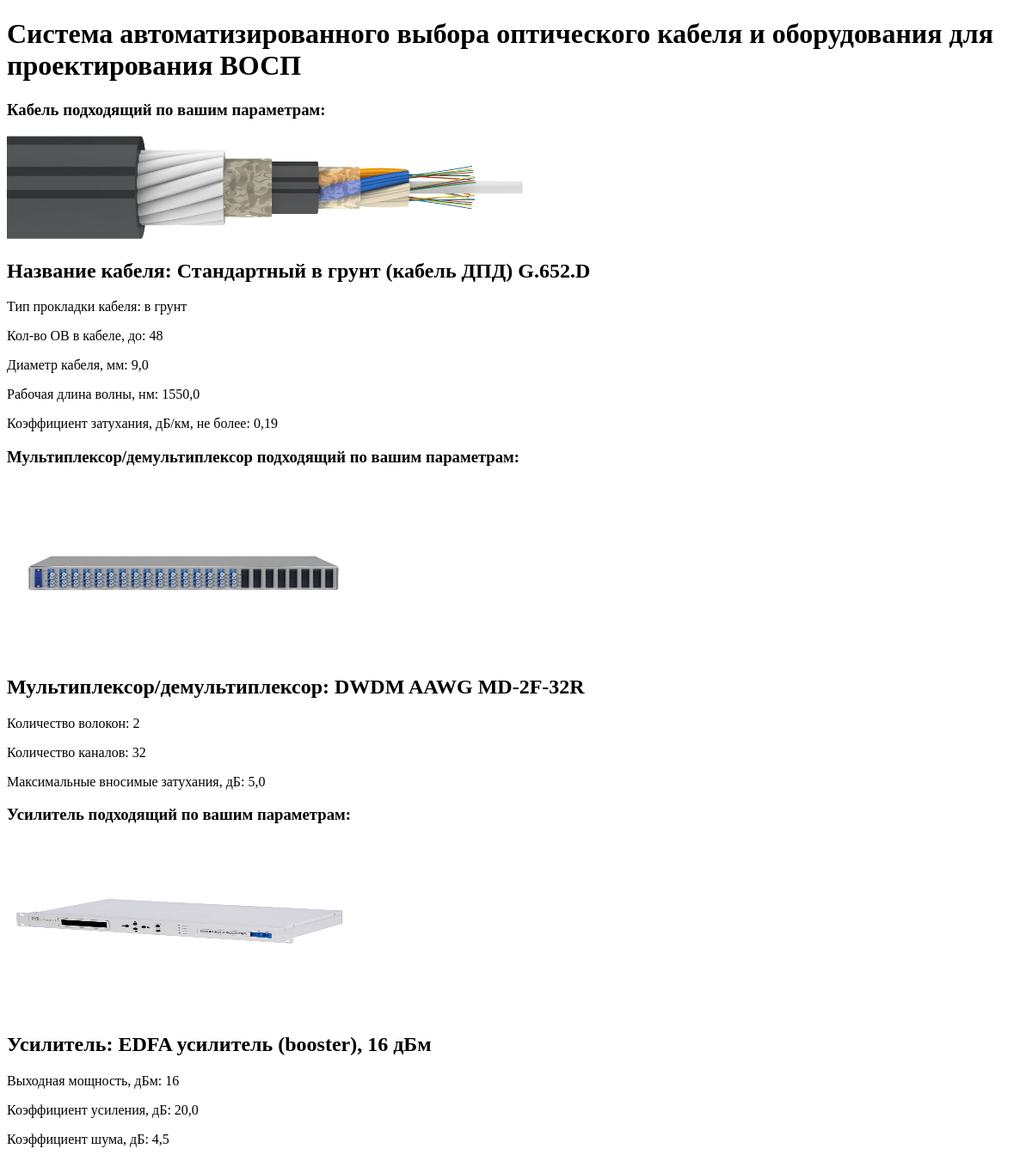
The page /result on the database its author committed.
### main/models.py (models this page shows, shortened)
class FiberData(models.Model):
    name_fibers = models.CharField('Название кабеля', max_length=255)
    type_fibers = models.CharField('Тип прокладки кабеля', max_length=255, choices=fibers)
    count_fibers = models.IntegerField('Кол-во ОВ в кабеле, до')
    fading = models.FloatField('Диаметр сердцевины, мкм')
    dispersion = models.FloatField('Рабочая длина волны, нм')
    diameter = models.FloatField('Коэффициент затухания, дБ/км, не более')
    class Meta:
        verbose_name = 'Кабель'
        verbose_name_plural = 'Кабели'

class DataMux(models.Model):
    name = models.CharField('Название устройства', max_length=255)
    count_fibers = models.IntegerField('Количество волокон')
    count_canals = models.IntegerField('Количество каналов')
    max_decay = models.FloatField('Максимальные вносимые затухания, дБ')
    class Meta:
        verbose_name = 'мультиплексор'
        verbose_name_plural = 'мультиплексоры'

class PowerData(models.Model):
    name_power = models.CharField('Название устройства', max_length=255)
    output_power = models.IntegerField('Выходная мощность, дБм')
    gain_factor = models.FloatField('Коэффициент усиления, дБ')
    noise_factor = models.FloatField('Коэффициент шума, дБ')
    class Meta:
        verbose_name = 'усилитель'
        verbose_name_plural = 'усилители'

### main/views.py (the view)
# urls.py: path('result', views.result),
def result(request):
    fiber_data = FiberData.objects.all()
    fiber_verbose = {}
    for i in fiber_data:
        if i.name_fibers not in fiber_verbose:
            fiber_verbose[i.name_fibers] = []
            fiber_verbose[i.name_fibers].append(i.type_fibers)
            fiber_verbose[i.name_fibers].append(i.count_fibers)
            fiber_verbose[i.name_fibers].append(i.fading)
            fiber_verbose[i.name_fibers].append(i.dispersion)
            fiber_verbose[i.name_fibers].append(i.diameter)
    input_fiber = InputData.objects.order_by("-id")[:1]
    list_fiber = []
    for i in input_fiber:
        list_fiber.append(i.type_fibers)
        list_fiber.append(i.count_fibers)
        list_fiber.append(i.fading)
        list_fiber.append(i.dispersion)
        list_fiber.append(i.diameter)
    step_1 = {}
    for i in fiber_verbose:
        if fiber_verbose[i] == list_fiber:
            step_1[i] = fiber_verbose[i]
            name_1 = i
    mux_data = DataMux.objects.all()
    mux_verbose = {}
    for i in mux_data:
        if i.name not in mux_verbose:
            mux_verbose[i.name] = []
            mux_verbose[i.name].append(i.count_fibers)
            mux_verbose[i.name].append(i.count_canals)
            mux_verbose[i.name].append(i.max_decay)
    input_mux = InputDataMux.objects.order_by("-id")[:1]
    list_mux = []
    for i in input_mux:
        list_mux.append(i.count_fibers)
        list_mux.append(i.count_canals)
        list_mux.append(i.max_decay)
    step_2 = {}
    for i in mux_verbose:
        if mux_verbose[i] == list_mux:
            step_2[i] = mux_verbose[i]
            name_2 = i
    power_data = PowerData.objects.all()
    power_verbose = {}
    for i in power_data:
        if i.name_power not in power_verbose:
            power_verbose[i.name_power] = []
            power_verbose[i.name_power].append(i.output_power)
            power_verbose[i.name_power].append(i.gain_factor)
            power_verbose[i.name_power].append(i.noise_factor)
    input_power = InputDataPower.objects.order_by("-id")[:1]
    list_power = []
    for i in input_power:
        list_power.append(i.output_power)
        list_power.append(i.gain_factor)
        list_power.append(i.noise_factor)
    step_3 = {}
    for i in power_verbose:
        if power_verbose[i] == list_power:
            step_3[i] = power_verbose[i]
            name_3 = i
    varr = {
        "step_1": step_1,
        "name_1": name_1,
        "step_2": step_2,
        "name_2": name_2,
        "step_3": step_3,
        "name_3": name_3
    }
    return render(request, 'main/result.html', varr)

### main/templates/main/result.html
{% extends 'main/all.html' %}
{% load static %}
{% block body %}
    <h1>Система автоматизированного выбора оптического кабеля и оборудования для проектирования ВОСП</h1>
    <h3>Кабель подходящий по вашим параметрам: </h3>
    <img src="{% static 'main/img/'%}{{name_1}}.png" alt="Фото1" width="600" height="120"><br>
    {% for key, value in step_1.items %}
        <h2>Название кабеля: {{ key }}</h2>
        {% with value.0 as u %}
            <p>Тип прокладки кабеля: {{ u }}</p>
        {% endwith %}
        {% with value.1 as u %}
            <p>Кол-во ОВ в кабеле, до: {{ u }}</p>
        {% endwith %}
        {% with value.2 as u %}
            <p>Диаметр кабеля, мм: {{ u }}</p>
        {% endwith %}
        {% with value.3 as u %}
            <p>Рабочая длина волны, нм: {{ u }}</p>
        {% endwith %}
        {% with value.4 as u %}
            <p>Коэффициент затухания, дБ/км, не более: {{ u }}</p>
        {% endwith %}
    {% endfor %}
    <h3>Мультиплексор/демультиплексор подходящий по вашим параметрам: </h3>
    <img src="{% static 'main/img/'%}{{name_2}}.jpg" alt="Фото2" width="400" height="200"><br>
    {% for key, value in step_2.items %}
        <h2>Мультиплексор/демультиплексор: {{ key }}</h2>
        {% with value.0 as u %}
            <p>Количество волокон: {{ u }}</p>
        {% endwith %}
        {% with value.1 as u %}
            <p>Количество каналов: {{ u }}</p>
        {% endwith %}
        {% with value.2 as u %}
            <p>Максимальные вносимые затухания, дБ: {{ u }}</p>
        {% endwith %}
    {% endfor %}
    <h3>Усилитель подходящий по вашим параметрам: </h3>
    <img src="{% static 'main/img/'%}{{name_3}}.jpg" alt="Фото3" width="400" height="200"><br>
    {% for key, value in step_3.items %}
        <h2>Усилитель: {{ key }}</h2>
        {% with value.0 as u %}
            <p>Выходная мощность, дБм: {{ u }}</p>
        {% endwith %}
        {% with value.1 as u %}
            <p>Коэффициент усиления, дБ: {{ u }}</p>
        {% endwith %}
        {% with value.2 as u %}
            <p>Коэффициент шума, дБ: {{ u }}</p>
        {% endwith %}
    {% endfor %}
{% endblock %}

### main/templates/main/all.html (shortened to what this page needs)
<!doctype html>
{% load static %}
<html lang="ru">
<head>
    <link rel=”stylesheet” href=”https://cdn.jsdelivr.net/npm/bootstrap-icons@1.5.0/font/bootstrap-icons.css” />
    <link rel="stylesheet" href="{% static 'main/css/style.css' %}">
</head>
<body>
    {% block body %}
    {% endblock %}
</body>
</html>

### rows shown on the page
FiberData: name_fibers (picture), step_1 "Стандартный в грунт (кабель ДПД) G.652.D", step_1 "в грунт", step_1 "9,0", step_1 "1550,0", step_1 "0,19"
DataMux: name (picture), step_2 "DWDM AAWG MD-2F-32R", step_2 "5,0"
PowerData: name_power (picture), step_3 "EDFA усилитель (booster), 16 дБм", step_3 "20,0", step_3 "4,5"

### other values the page prints
{{ u }} "48"
{{ u }} "2"
{{ u }} "32"
{{ u }} "16"
